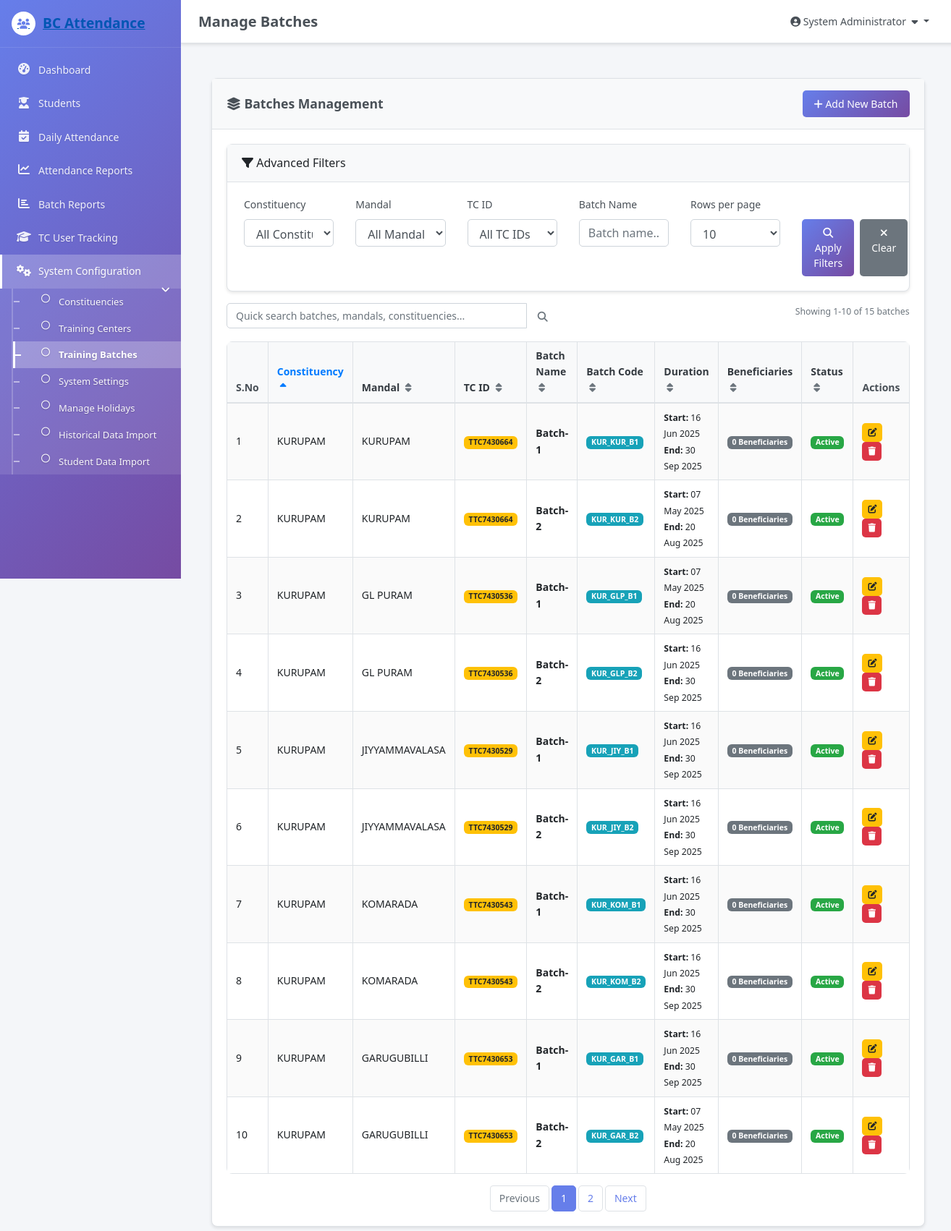
Page /admin/batches.php (signed in) on the committed database.
### tables this page shows
CREATE TABLE `batches` (
  `id` int(11) NOT NULL,
  `mandal_id` int(11) NOT NULL,
  `tc_id` int(11) NOT NULL,
  `name` varchar(100) NOT NULL,
  `code` varchar(20) NOT NULL,
  `description` text DEFAULT NULL,
  `start_date` date DEFAULT NULL,
  `end_date` date DEFAULT NULL,
  `status` enum('active','inactive','completed') DEFAULT 'active',
  `created_at` timestamp NOT NULL DEFAULT current_timestamp(),
  `updated_at` timestamp NOT NULL DEFAULT current_timestamp() ON UPDATE current_timestamp()
);

CREATE TABLE `constituencies` (
  `id` int(11) NOT NULL,
  `name` varchar(100) NOT NULL,
  `code` varchar(20) NOT NULL,
  `description` text DEFAULT NULL,
  `status` enum('active','inactive') DEFAULT 'active',
  `created_at` timestamp NOT NULL DEFAULT current_timestamp(),
  `updated_at` timestamp NOT NULL DEFAULT current_timestamp() ON UPDATE current_timestamp()
);

CREATE TABLE `mandals` (
  `id` int(11) NOT NULL,
  `constituency_id` int(11) NOT NULL,
  `name` varchar(100) NOT NULL,
  `code` varchar(20) NOT NULL,
  `description` text DEFAULT NULL,
  `status` enum('active','inactive') DEFAULT 'active',
  `created_at` timestamp NOT NULL DEFAULT current_timestamp(),
  `updated_at` timestamp NOT NULL DEFAULT current_timestamp() ON UPDATE current_timestamp()
);

CREATE TABLE `training_centers` (
  `id` int(11) NOT NULL,
  `mandal_id` int(11) NOT NULL,
  `tc_id` varchar(20) NOT NULL,
  `name` varchar(100) NOT NULL,
  `address` text DEFAULT NULL,
  `contact_person` varchar(100) DEFAULT NULL,
  `phone_number` varchar(15) DEFAULT NULL,
  `status` enum('active','inactive') DEFAULT 'active',
  `created_at` timestamp NOT NULL DEFAULT current_timestamp(),
  `updated_at` timestamp NOT NULL DEFAULT current_timestamp() ON UPDATE current_timestamp()
);

### admin/batches.php (the view, shortened to what the rows shown need)
<?php
require_once '../config/database.php';
require_once '../includes/functions.php';
require_once '../includes/session.php';
$records_per_page = isset($_GET['records_per_page']) ? (int)$_GET['records_per_page'] : 10;
$current_page = isset($_GET['page']) ? (int)$_GET['page'] : 1;
$sort_column = isset($_GET['sort']) ? sanitizeInput($_GET['sort']) : 'c.name';
$sort_direction = isset($_GET['order']) ? sanitizeInput($_GET['order']) : 'ASC';
$offset = ($current_page - 1) * $records_per_page;
$search_condition = '';
$search_params = [];
$search_types = '';
function buildSortUrl($column) {
    global $search_term, $filter_constituency, $filter_mandal, $filter_tc_id, $filter_batch_name, $records_per_page, $sort_column, $sort_direction;
    $params = [];
    $new_direction = ($sort_column == $column && $sort_direction == 'ASC') ? 'DESC' : 'ASC';
    $params[] = 'sort=' . urlencode($column);
    $params[] = 'order=' . $new_direction;
    return implode('&', $params);
}
function getSortIcon($column) {
    global $sort_column, $sort_direction;
    if ($sort_column == $column) {
        if ($sort_direction == 'ASC') {
            return '<i class="fas fa-sort-up text-primary ml-1"></i>';
        } else {
            return '<i class="fas fa-sort-down text-primary ml-1"></i>';
        }
    } else {
        return '<i class="fas fa-sort text-muted ml-1"></i>';
    }
}
$batches_with_data = fetchAll("
    SELECT
        b.*,
        m.name as mandal_name,
        c.name as constituency_name,
        tc.tc_id as tc_code,
        tc.name as tc_name,
        COUNT(ben.id) as beneficiary_count
    FROM batches b
    JOIN mandals m ON b.mandal_id = m.id
    JOIN constituencies c ON m.constituency_id = c.id
    JOIN training_centers tc ON b.tc_id = tc.id
    LEFT JOIN beneficiaries ben ON b.id = ben.batch_id
    $search_condition
    GROUP BY b.id
    ORDER BY $sort_column $sort_direction
    LIMIT $offset, $records_per_page
", $search_params, $search_types);
?>
<?php include '../includes/header.php'; ?>
<div class="container-fluid">
    <div class="row">
        <div class="col-12">
            <div class="card">
                <div class="card-body">
                    <div class="table-responsive">
                        <table class="table table-bordered table-striped">
                            <thead>
                                <tr>
                                    <th>S.No</th>
                                    <th>
                                        <a href="?<?php echo buildSortUrl('c.name'); ?>" class="sortable-header text-dark text-decoration-none <?php echo $sort_column == 'c.name' ? 'active' : ''; ?>">
                                            Constituency
                                            <?php echo getSortIcon('c.name'); ?>
                                        </a>
                                    </th>
                                    <th>
                                        <a href="?<?php echo buildSortUrl('m.name'); ?>" class="sortable-header text-dark text-decoration-none <?php echo $sort_column == 'm.name' ? 'active' : ''; ?>">
                                            Mandal
                                            <?php echo getSortIcon('m.name'); ?>
                                        </a>
                                    </th>
                                    <th>
                                        <a href="?<?php echo buildSortUrl('tc.tc_id'); ?>" class="sortable-header text-dark text-decoration-none <?php echo $sort_column == 'tc.tc_id' ? 'active' : ''; ?>">
                                            TC ID
                                            <?php echo getSortIcon('tc.tc_id'); ?>
                                        </a>
                                    </th>
                                    <th>
                                        <a href="?<?php echo buildSortUrl('b.name'); ?>" class="sortable-header text-dark text-decoration-none <?php echo $sort_column == 'b.name' ? 'active' : ''; ?>">
                                            Batch Name
                                            <?php echo getSortIcon('b.name'); ?>
                                        </a>
                                    </th>
                                    <th>
                                        <a href="?<?php echo buildSortUrl('b.code'); ?>" class="sortable-header text-dark text-decoration-none <?php echo $sort_column == 'b.code' ? 'active' : ''; ?>">
                                            Batch Code
                                            <?php echo getSortIcon('b.code'); ?>
                                        </a>
                                    </th>
                                    <th>
                                        <a href="?<?php echo buildSortUrl('b.start_date'); ?>" class="sortable-header text-dark text-decoration-none <?php echo $sort_column == 'b.start_date' ? 'active' : ''; ?>">
                                            Duration
                                            <?php echo getSortIcon('b.start_date'); ?>
                                        </a>
                                    </th>
                                    <th>
                                        <a href="?<?php echo buildSortUrl('beneficiary_count'); ?>" class="sortable-header text-dark text-decoration-none <?php echo $sort_column == 'beneficiary_count' ? 'active' : ''; ?>">
                                            Beneficiaries
                                            <?php echo getSortIcon('beneficiary_count'); ?>
                                        </a>
                                    </th>
                                    <th>
                                        <a href="?<?php echo buildSortUrl('b.status'); ?>" class="sortable-header text-dark text-decoration-none <?php echo $sort_column == 'b.status' ? 'active' : ''; ?>">
                                            Status
                                            <?php echo getSortIcon('b.status'); ?>
                                        </a>
                                    </th>
                                    <th>Actions</th>
                                </tr>
                            </thead>
                            <tbody id="tableBody">
                                <?php if (empty($batches_with_data)): ?>
                                    <tr>
                                        <td colspan="10" class="text-center">No batches found.</td>
                                    </tr>
                                <?php else: ?>
                                    <?php $serial = $offset + 1; ?>
                                    <?php foreach ($batches_with_data as $batch): ?>
                                        <tr>
                                            <td><?php echo $serial++; ?></td>
                                            <td><?php echo htmlspecialchars($batch['constituency_name']); ?></td>
                                            <td><?php echo htmlspecialchars($batch['mandal_name']); ?></td>
                                            <td><span class="badge badge-warning"><?php echo htmlspecialchars($batch['tc_code']); ?></span></td>
                                            <td><strong><?php echo htmlspecialchars($batch['name']); ?></strong></td>
                                            <td><span class="badge badge-info"><?php echo htmlspecialchars($batch['code']); ?></span></td>
                                            <td>
                                                <small>
                                                    <strong>Start:</strong> <?php echo formatDate($batch['start_date'], 'd M Y'); ?><br>
                                                    <strong>End:</strong> <?php echo formatDate($batch['end_date'], 'd M Y'); ?>
                                                </small>
                                            </td>
                                            <td>
                                                <span class="badge badge-secondary">
                                                    <?php echo $batch['beneficiary_count']; ?> Beneficiaries
                                                </span>
                                            </td>
                                            <td>
                                                <span class="badge <?php echo getStatusBadgeClass($batch['status']); ?>">
                                                    <?php echo ucfirst($batch['status']); ?>
                                                </span>
                                            </td>
                                            <td>
                                                <button type="button" class="btn btn-sm btn-warning" onclick="editBatch(<?php echo htmlspecialchars(json_encode($batch)); ?>)">
                                                    <i class="fas fa-edit"></i>
                                                </button>
                                                <?php if ($batch['beneficiary_count'] == 0): ?>
                                                    <button type="button" class="btn btn-sm btn-danger" onclick="deleteBatch(<?php echo $batch['id']; ?>, '<?php echo addslashes($batch['name']); ?>')">
                                                        <i class="fas fa-trash"></i>
                                                    </button>
                                                <?php else: ?>
                                                    <button type="button" class="btn btn-sm btn-danger" disabled title="Cannot delete - has associated beneficiaries">
                                                        <i class="fas fa-trash"></i>
                                                    </button>
                                                <?php endif; ?>
                                            </td>
                                        </tr>
                                    <?php endforeach; ?>
                                <?php endif; ?>
                            </tbody>
                        </table>
                    </div>
                </div>
            </div>
        </div>
    </div>
</div>
<?php include '../includes/footer.php'; ?>

### includes/header.php (shortened to what the rows shown need)
<?php
require_once '../includes/session.php';
require_once '../includes/functions.php';
$currentUser = getCurrentUser();
?>
<!DOCTYPE html>
<html lang="en">
<head>
    <link rel="stylesheet" href="https://cdn.jsdelivr.net/npm/bootstrap@4.6.2/dist/css/bootstrap.min.css">
    <link rel="stylesheet" href="../assets/css/admin.css">
    <link rel="stylesheet" href="https://cdnjs.cloudflare.com/ajax/libs/font-awesome/6.4.0/css/all.min.css">
    <link rel="stylesheet" href="/assets/css/custom.css">
    <link rel="stylesheet" href="https://cdn.datatables.net/responsive/2.5.0/css/responsive.dataTables.min.css">
</head>
<body class="<?php echo isset($bodyClass) ? $bodyClass : ''; ?>">
    <div class="wrapper">
        <div class="content-wrapper">
            <nav class="main-header">
                <div class="navbar">
                    <ul class="navbar-nav">
                        <li class="nav-item dropdown">
                            <button class="dropdown-toggle" type="button">
                                <i class="fas fa-user-circle"></i>
                                <?php echo htmlspecialchars($currentUser['full_name']); ?>
                                <i class="fas fa-caret-down ml-1"></i>
                            </button>
                        </li>
                    </ul>
                </div>
            </nav>
            <div class="content">

### rows in the picture
batches: constituencies.name "KURUPAM", mandal.name "KURUPAM", tc.tc_id "TTC7430664", name "Batch-1", code "KUR_KUR_B1", start_date "16 Jun 2025", end_date "30 Sep 2025", beneficiary_count "0", status "Active"
batches: constituencies.name "KURUPAM", mandal.name "KURUPAM", tc.tc_id "TTC7430664", name "Batch-2", code "KUR_KUR_B2", start_date "07 May 2025", end_date "20 Aug 2025", beneficiary_count "0", status "Active"
batches: constituencies.name "KURUPAM", mandal.name "GL PURAM", tc.tc_id "TTC7430536", name "Batch-1", code "KUR_GLP_B1", start_date "07 May 2025", end_date "20 Aug 2025", beneficiary_count "0", status "Active"
batches: constituencies.name "KURUPAM", mandal.name "GL PURAM", tc.tc_id "TTC7430536", name "Batch-2", code "KUR_GLP_B2", start_date "16 Jun 2025", end_date "30 Sep 2025", beneficiary_count "0", status "Active"
batches: constituencies.name "KURUPAM", mandal.name "JIYYAMMAVALASA", tc.tc_id "TTC7430529", name "Batch-1", code "KUR_JIY_B1", start_date "16 Jun 2025", end_date "30 Sep 2025", beneficiary_count "0", status "Active"
batches: constituencies.name "KURUPAM", mandal.name "JIYYAMMAVALASA", tc.tc_id "TTC7430529", name "Batch-2", code "KUR_JIY_B2", start_date "16 Jun 2025", end_date "30 Sep 2025", beneficiary_count "0", status "Active"
batches: constituencies.name "KURUPAM", mandal.name "KOMARADA", tc.tc_id "TTC7430543", name "Batch-1", code "KUR_KOM_B1", start_date "16 Jun 2025", end_date "30 Sep 2025", beneficiary_count "0", status "Active"
batches: constituencies.name "KURUPAM", mandal.name "KOMARADA", tc.tc_id "TTC7430543", name "Batch-2", code "KUR_KOM_B2", start_date "16 Jun 2025", end_date "30 Sep 2025", beneficiary_count "0", status "Active"
batches: constituencies.name "KURUPAM", mandal.name "GARUGUBILLI", tc.tc_id "TTC7430653", name "Batch-1", code "KUR_GAR_B1", start_date "16 Jun 2025", end_date "30 Sep 2025", beneficiary_count "0", status "Active"
batches: constituencies.name "KURUPAM", mandal.name "GARUGUBILLI", tc.tc_id "TTC7430653", name "Batch-2", code "KUR_GAR_B2", start_date "07 May 2025", end_date "20 Aug 2025", beneficiary_count "0", status "Active"

### other values in the picture
$pageTitle "Manage Batches"
$currentUser['full_name'] "System Administrator"
$offset + 1 "1"
min($offset + $records_per_page, $total_records) "10"
$total_records "15"
